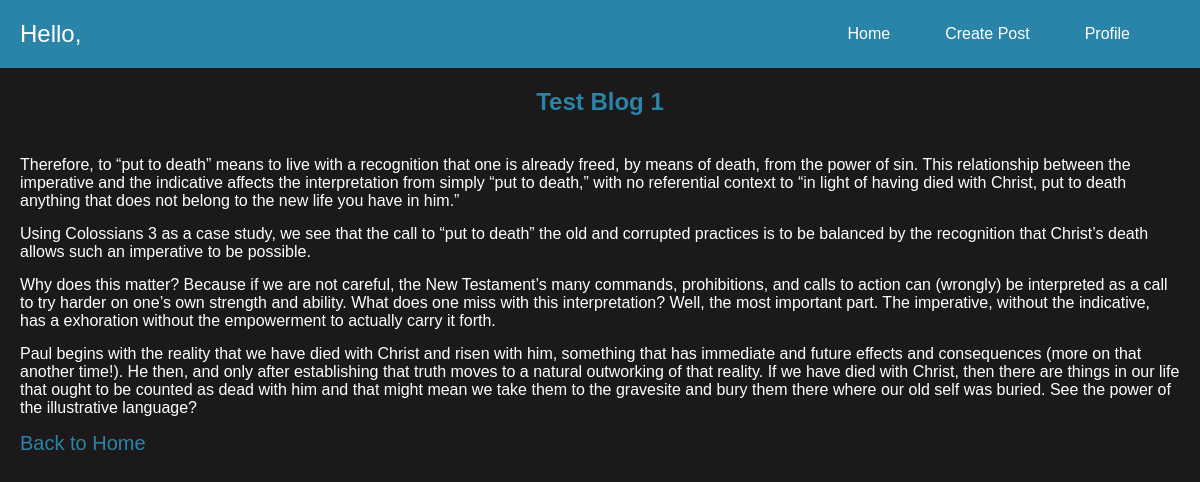
The app's page /post/1/ (signed in) with its own data.
### blog/models.py (models this page shows, shortened)
class BlogPost(models.Model):
    title = models.CharField(max_length=200)  # Increase max_length to 200
    content = models.TextField()
    author = models.ForeignKey(User, on_delete=models.CASCADE,default=1)

### blog/views.py (the view)
# urls.py: path('post/<int:pk>/', views.post_detail, name='post_detail'),
@login_required
def post_detail(request, pk):
    fname = request.user.first_name if request.user.is_authenticated else None
    post = get_object_or_404(BlogPost, pk=pk)
    return render(request, 'post_detail.html', {'post': post,'fname':fname})

### blog/templates/post_detail.html (shortened to what this page needs)
{% load static %}
<!DOCTYPE html>
<html>
<head>
        <link rel="stylesheet" href="{%static 'style.css'%}">
</head>
<body>
    <header>
        <div class="navStyle">
            <div class="left">Hello, {{fname}}</div>
            <div class="right">
                <ul class="list">
                    <li><a href="{% url 'home' %}">Home</a></li>
                    <li><a href="{% url 'createpost' %}">Create Post</a></li>
                    <li><a href="">Profile</a></li>
                </ul>
            </div>
        </div>
    </header>
    <h2>{{ post.title }}</h2>
    <div class="blog-content">
        {{ post.content|linebreaks|safe }}
        <a href="{% url 'home' %}">Back to Home</a>
    </div>
</body>
</html>

### blog/static/style.css (style rules this page uses)
* { margin: 0; padding: 0; box-sizing: border-box; }
body { background-color: rgb(27, 25, 25); color: white; font-family: "Poppins", sans-serif; }
header { background-color: rgb(42, 132, 168); color: white; padding: 10px; padding-right: 20px; display: block; }
.navStyle { display: flex; justify-content: space-between; align-items: center; padding: 10px; }
.left { font-size: 24px; }
.right { display: flex; margin-right: 40px; }
.list { list-style: none; display: flex; }
.list li a { margin-left: 55px; cursor: pointer; background: transparent; color: white; text-decoration: none; }
h2 { text-align: center; color: rgb(42, 132, 168); margin: 20px; }
.blog-content { display: flex; flex-direction: column; max-width: 1200px; justify-content: center; align-items:flex-start; margin: 0 auto; padding: 20px; }
.blog-content p { margin-bottom: 15px; }
.blog-content a { text-decoration: none; color: rgb(42, 132, 168); font-size: 20px; }

### records on screen
BlogPost: title "Test Blog 1", content "Therefore, to “put to death” means to live with a recognition that one is already freed, by means of death, from the power of sin. This relationship between the imperative and the indicative affects the interpretation from simply “put to death,” with no referential context to “in light of having died with Christ, put to death anything that does not belong to the new life you have in him.” Using Colossians 3 as a case study, we see that the call to “put to death” the old and corrupted practices is to be balanced by the recognition that Christ’s death allows such an imperative to be possible. Why does this matter? Because if we are not careful, the New Testament’s many commands, prohibitions,…"
